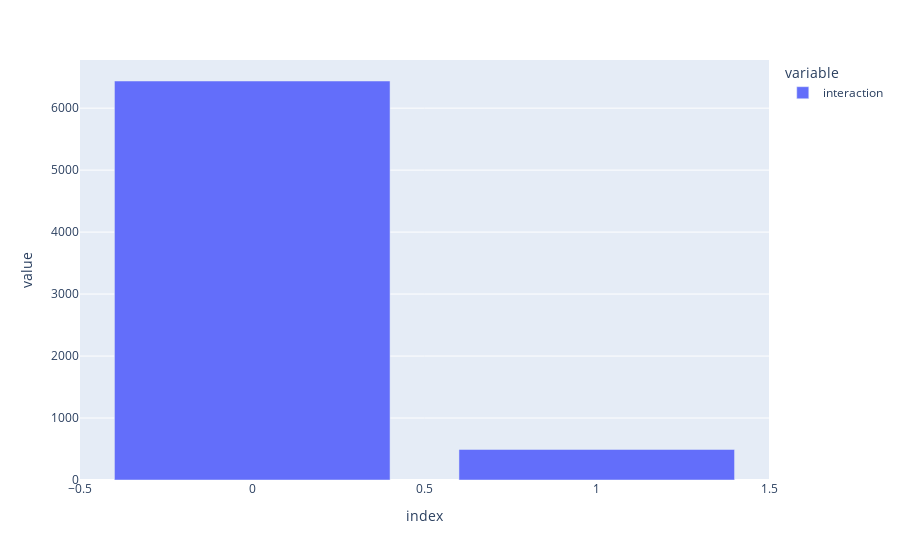

The notebook cell saved with this chart:
### Code cell
px.bar(dataset.interaction.value_counts())

### Figure 1 — Plotly figure (JSON) as saved in the notebook; plotly's stock layout.template omitted (floating-point values rounded to 4 significant figures)
{"data": [{"alignmentgroup": "True", "hovertemplate": "variable=interaction<br>index=%{x}<br>value=%{y}<extra></extra>", "legendgroup": "interaction", "marker": {"color": "#636efa", "pattern": {"shape": ""}}, "name": "interaction", "offsetgroup": "interaction", "orientation": "v", "showlegend": true, "textposition": "auto", "type": "bar", "x": [0, 1], "xaxis": "x", "y": [6438, 493], "yaxis": "y"}], "layout": {"barmode": "relative", "legend": {"title": {"text": "variable"}, "tracegroupgap": 0}, "margin": {"t": 60}, "xaxis": {"anchor": "y", "domain": [0, 1], "title": {"text": "index"}}, "yaxis": {"anchor": "x", "domain": [0, 1], "title": {"text": "value"}}}}
